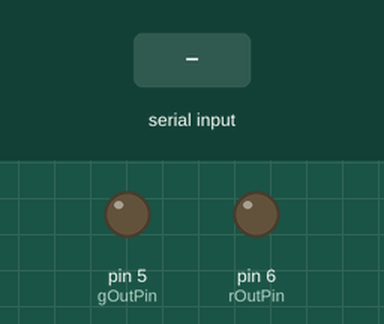
Simulated run of this sketch. Board: Arduino Leonardo, built with avr-gcc and run on an emulated ATmega32U4. Parts: output pins drawn as LEDs (lit = HIGH). The inputs (shaded band) are chosen by the test bench. Random numbers use the default seed unless the sketch sets one; what the sketch prints to the serial monitor is not drawn.

Above: at 1.2 s.
1.3 s: "r" received over Serial
Timing chart, 0 to 1.9 s (numbered marks = the images above; inputs shaded):
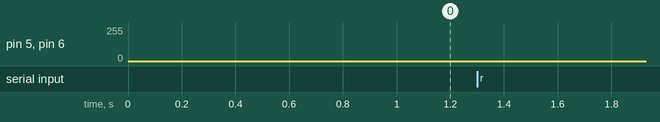

The sketch:

FlickeringLight.ino
```cpp
#include <Wire.h>
#include <stdio.h>
#include <stdlib.h>
#include <Keyboard.h>

//before starting remember to check that tools/port shows the port with the arduino hardware

// define twopi (2*pi) and the frequency
const double TWOPI=6.2831853;
const int Freq = 25;                               //FREQUENCY

// define red and green output pins (red=D6, green=D5)
const int rOutPin=6;
const int gOutPin=5;

// define all variables (amplitude of red ang green, red minimum, maximum, and start value (0-255)
// green value (0-255) red phase setting (degrees), red phase (radiants), red and green wave value,
// time.
double gAmp;
double rAmp;
int rValMax=255;
int rValMin=0;
double rValinit=round(random(rValMax*.4, rValMax*.6));
double rVal=rValinit;
double rValMatch=0;
double gValinput;
double gValinit=128;  //GREEN VAL
double gVal=gValinit;
int rPhaseSetting=180;
double rPhase=rPhaseSetting/360.0*TWOPI;;
double gWave;
double rWave;
unsigned long time;

// define the input signal from matlab. q,w,e will cause a 20, 5, 1 bytes increase and r,t,y will
// cause a 20, 5, 1 bytes decrease in the red intensity.
int InputFromMatlab;

void setup() {
  // Start communication with computer (baud rate 9600, has to be the same as the receiving program/
  // serial monitor)
  Serial.begin(9600);

  // set red ang green pins as output pins
  pinMode(rOutPin, OUTPUT);
  pinMode(gOutPin, OUTPUT);

  // calculate starting red and green amplitudes (0-1).
  rAmp=(double)rVal/255.0;
  gAmp=(double)gVal/255.0;

  // find current time
  time=micros();

  // calculate current output value based on current time (as the loop repeats, the values will follow
  // a sinewave). rPhase allows red to peak when green is lowest and viceversa. the "/2+.5" part is
  // necessary to put the [-1 1]-ranged sinewave into range [0 1].
  rWave=(sin(TWOPI*(float)Freq*(float)time/1000000+rPhase)/2.0+0.5)*rAmp;
  gWave=(sin(TWOPI*(float)Freq*(float)time/1000000)/2.0+0.5)*gAmp;

}

void loop() {
  // Send values to arduino hardware. LEONARDO (or Leo if you prefer) requires 0-255 input, where
  // 0 is the maximum intensity and 255 is the minimum. This inversion here allows us to work with
  // 255 as max and 0 as min in all the rest of the code.
  analogWrite(rOutPin,255-(rWave*255));
  analogWrite(gOutPin, 255-(gWave*255));

  // find new amplitudes
  rAmp=(double)rVal/255;
  gAmp=(double)gVal/255;

  // find new time to move along the sinewave
  time=micros();

  // find output values at this time. See above for explanation
  rWave=(sin(TWOPI*(float)Freq*(float)time/1000000+rPhase)/2.0+0.5)*rAmp;
  gWave=(sin(TWOPI*(float)Freq*(float)time/1000000)/2.0+0.5)*gAmp;


  // HERE STARTS THE PART OF CODE WHERE THE INPUT FROM MATLAB CHANGES THE INTENSITY OF THE RED LED
  if (Serial.available()){
  InputFromMatlab=Serial.read();
  if (InputFromMatlab=='q'){
    rVal=rVal+20;
    if (rVal>rValMax){
      rVal=rValMax;
    }
  }
  if (InputFromMatlab=='w'){
    rVal=rVal+5;
    if (rVal>rValMax){
      rVal=rValMax;
    }
  }
  if (InputFromMatlab=='e'){
    rVal=rVal+1;
    if (rVal>rValMax){
      rVal=rValMax;
    }
  }
  if (InputFromMatlab=='r'){
    rVal=rVal-20;
    if(rVal<rValMin){
      rVal=rValMin;
    }
  }
  if (InputFromMatlab=='t'){
    rVal=rVal-5;
    if(rVal<rValMin){
      rVal=rValMin;
    }
  }
  if (InputFromMatlab=='y'){
    rVal=rVal-1;
    if(rVal<rValMin){
      rVal=rValMin;
    }
  }
  if (InputFromMatlab=='i'){
    // set random initial red intensity (between .4 and .6 quantiles) for new trial. And save
    // new initial settings
    rValinit=round(random(rValMax*.4, rValMax*.6));
    rVal=rValinit;
    Serial.print(rValinit+100);
    Serial.print(gValinit+100);
  }
  if (InputFromMatlab=='o'){
  Serial.print(rVal+100);
  Serial.print(gVal+100);
  }
    if (InputFromMatlab=='u'){
    // Send initial and final red intensity to MATLAB
    Serial.print(rValinit+100);
    Serial.print(rVal+100);
    Serial.print(gValinit+100);
    Serial.print(gVal+100);
  }
}
InputFromMatlab=0;
}
```
